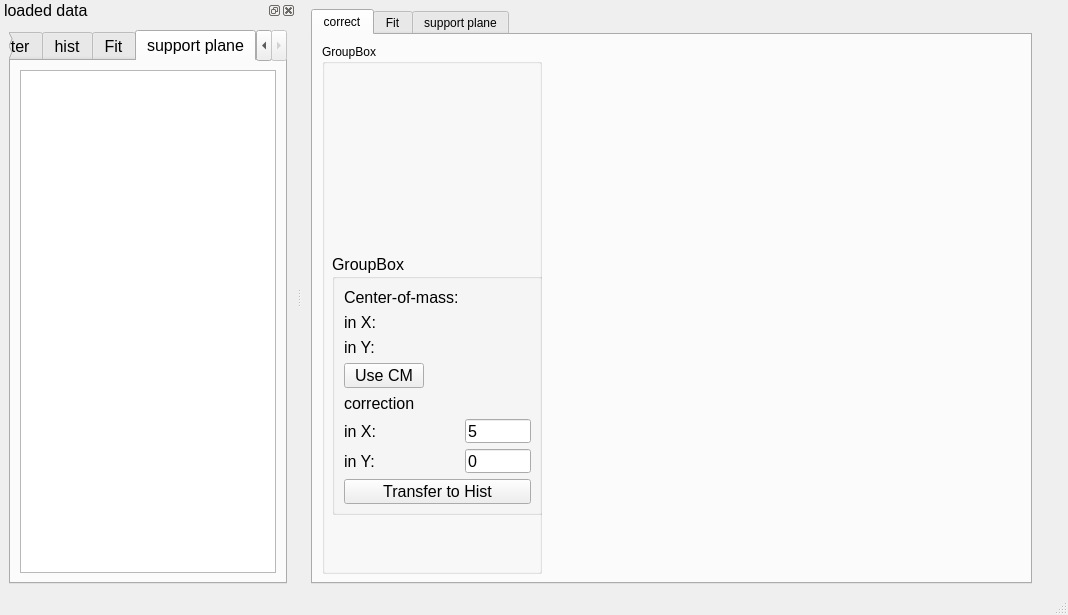
<?xml version="1.0" encoding="UTF-8"?>
<ui version="4.0">
 <class>MainWindow</class>
 <widget class="QMainWindow" name="MainWindow">
  <property name="geometry">
   <rect>
    <x>0</x>
    <y>0</y>
    <width>1068</width>
    <height>615</height>
   </rect>
  </property>
  <property name="windowTitle">
   <string>red robin - 1D MLE fitting</string>
  </property>
  <property name="windowIcon">
   <iconset resource="resources.qrc">
    <normaloff>:/icon/materials/1999roodborst30x30cm.jpg</normaloff>:/icon/materials/1999roodborst30x30cm.jpg</iconset>
  </property>
  <widget class="QWidget" name="centralwidget">
   <property name="sizePolicy">
    <sizepolicy hsizetype="Expanding" vsizetype="Expanding">
     <horstretch>0</horstretch>
     <verstretch>0</verstretch>
    </sizepolicy>
   </property>
   <widget class="QTabWidget" name="tabWidget">
    <property name="geometry">
     <rect>
      <x>9</x>
      <y>9</y>
      <width>721</width>
      <height>575</height>
     </rect>
    </property>
    <property name="currentIndex">
     <number>0</number>
    </property>
    <widget class="QWidget" name="correct_tab">
     <property name="sizePolicy">
      <sizepolicy hsizetype="Expanding" vsizetype="Expanding">
       <horstretch>0</horstretch>
       <verstretch>0</verstretch>
      </sizepolicy>
     </property>
     <attribute name="title">
      <string>correct</string>
     </attribute>
     <layout class="QGridLayout" name="gridLayout" columnstretch="100,200" columnminimumwidth="100,100">
      <item row="0" column="0">
       <widget class="QGroupBox" name="groupBox">
        <property name="sizePolicy">
         <sizepolicy hsizetype="Fixed" vsizetype="Preferred">
          <horstretch>0</horstretch>
          <verstretch>0</verstretch>
         </sizepolicy>
        </property>
        <property name="minimumSize">
         <size>
          <width>220</width>
          <height>530</height>
         </size>
        </property>
        <property name="title">
         <string>GroupBox</string>
        </property>
        <widget class="QLabel" name="label_2">
         <property name="geometry">
          <rect>
           <x>10</x>
           <y>20</y>
           <width>201</width>
           <height>181</height>
          </rect>
         </property>
         <property name="sizePolicy">
          <sizepolicy hsizetype="Fixed" vsizetype="Fixed">
           <horstretch>0</horstretch>
           <verstretch>0</verstretch>
          </sizepolicy>
         </property>
         <property name="text">
          <string/>
         </property>
         <property name="pixmap">
          <pixmap resource="resources.qrc">:/icon/materials/1999roodborst30x30cm.jpg</pixmap>
         </property>
         <property name="scaledContents">
          <bool>true</bool>
         </property>
        </widget>
        <widget class="QGroupBox" name="groupBox_2">
         <property name="geometry">
          <rect>
           <x>10</x>
           <y>210</y>
           <width>211</width>
           <height>261</height>
          </rect>
         </property>
         <property name="minimumSize">
          <size>
           <width>210</width>
           <height>260</height>
          </size>
         </property>
         <property name="font">
          <font>
           <pointsize>12</pointsize>
          </font>
         </property>
         <property name="title">
          <string>GroupBox</string>
         </property>
         <layout class="QFormLayout" name="formLayout">
          <item row="0" column="0">
           <widget class="QLabel" name="label">
            <property name="font">
             <font>
              <pointsize>12</pointsize>
             </font>
            </property>
            <property name="text">
             <string>Center-of-mass:</string>
            </property>
           </widget>
          </item>
          <item row="1" column="0">
           <widget class="QLabel" name="scCmx">
            <property name="text">
             <string>in X:</string>
            </property>
           </widget>
          </item>
          <item row="2" column="0">
           <widget class="QLabel" name="scCmy">
            <property name="text">
             <string>in Y:</string>
            </property>
           </widget>
          </item>
          <item row="3" column="0">
           <widget class="QPushButton" name="pushButton_2">
            <property name="sizePolicy">
             <sizepolicy hsizetype="Preferred" vsizetype="Preferred">
              <horstretch>0</horstretch>
              <verstretch>0</verstretch>
             </sizepolicy>
            </property>
            <property name="font">
             <font>
              <pointsize>12</pointsize>
             </font>
            </property>
            <property name="text">
             <string>Use CM</string>
            </property>
           </widget>
          </item>
          <item row="5" column="0">
           <widget class="QLabel" name="label_4">
            <property name="text">
             <string>correction</string>
            </property>
           </widget>
          </item>
          <item row="6" column="0">
           <widget class="QLabel" name="label_3">
            <property name="font">
             <font>
              <pointsize>12</pointsize>
             </font>
            </property>
            <property name="layoutDirection">
             <enum>Qt::LeftToRight</enum>
            </property>
            <property name="text">
             <string>in X:</string>
            </property>
            <property name="alignment">
             <set>Qt::AlignRight|Qt::AlignTrailing|Qt::AlignVCenter</set>
            </property>
           </widget>
          </item>
          <item row="6" column="1">
           <widget class="QLineEdit" name="shiftx">
            <property name="font">
             <font>
              <pointsize>12</pointsize>
             </font>
            </property>
            <property name="text">
             <string>5</string>
            </property>
           </widget>
          </item>
          <item row="7" column="0">
           <widget class="QLabel" name="label_5">
            <property name="text">
             <string>in Y:</string>
            </property>
           </widget>
          </item>
          <item row="7" column="1">
           <widget class="QLineEdit" name="shifty">
            <property name="text">
             <string>0</string>
            </property>
           </widget>
          </item>
          <item row="8" column="0" colspan="2">
           <widget class="QPushButton" name="pushButton">
            <property name="text">
             <string>Transfer to Hist</string>
            </property>
           </widget>
          </item>
         </layout>
        </widget>
       </widget>
      </item>
      <item row="0" column="1">
       <widget class="PlotWidget" name="scatterWidget" native="true">
        <property name="sizePolicy">
         <sizepolicy hsizetype="Preferred" vsizetype="Preferred">
          <horstretch>0</horstretch>
          <verstretch>0</verstretch>
         </sizepolicy>
        </property>
       </widget>
      </item>
     </layout>
    </widget>
    <widget class="QWidget" name="tab_fit">
     <property name="sizePolicy">
      <sizepolicy hsizetype="Expanding" vsizetype="Expanding">
       <horstretch>0</horstretch>
       <verstretch>0</verstretch>
      </sizepolicy>
     </property>
     <attribute name="title">
      <string>Fit</string>
     </attribute>
    </widget>
    <widget class="QWidget" name="tab_supportplane">
     <property name="sizePolicy">
      <sizepolicy hsizetype="Expanding" vsizetype="Expanding">
       <horstretch>0</horstretch>
       <verstretch>0</verstretch>
      </sizepolicy>
     </property>
     <attribute name="title">
      <string>support plane</string>
     </attribute>
    </widget>
   </widget>
  </widget>
  <widget class="QMenuBar" name="menubar">
   <property name="geometry">
    <rect>
     <x>0</x>
     <y>0</y>
     <width>1068</width>
     <height>21</height>
    </rect>
   </property>
  </widget>
  <widget class="QStatusBar" name="statusbar"/>
  <widget class="QDockWidget" name="dockWidget">
   <property name="font">
    <font>
     <pointsize>12</pointsize>
    </font>
   </property>
   <property name="windowTitle">
    <string>loaded data</string>
   </property>
   <attribute name="dockWidgetArea">
    <number>1</number>
   </attribute>
   <widget class="QWidget" name="dockWidgetContents">
    <layout class="QVBoxLayout" name="verticalLayout_2">
     <item>
      <widget class="QTabWidget" name="tabWidget_2">
       <property name="sizePolicy">
        <sizepolicy hsizetype="Expanding" vsizetype="Expanding">
         <horstretch>0</horstretch>
         <verstretch>0</verstretch>
        </sizepolicy>
       </property>
       <property name="currentIndex">
        <number>3</number>
       </property>
       <widget class="QWidget" name="tab">
        <attribute name="title">
         <string>scatter</string>
        </attribute>
        <layout class="QGridLayout" name="gridLayout_3">
         <item row="0" column="0">
          <widget class="dataListWidget" name="scatterdatas">
           <property name="sizePolicy">
            <sizepolicy hsizetype="Preferred" vsizetype="Preferred">
             <horstretch>0</horstretch>
             <verstretch>0</verstretch>
            </sizepolicy>
           </property>
           <property name="acceptDrops">
            <bool>true</bool>
           </property>
          </widget>
         </item>
        </layout>
       </widget>
       <widget class="QWidget" name="tab_2">
        <attribute name="title">
         <string>hist</string>
        </attribute>
        <layout class="QVBoxLayout" name="verticalLayout">
         <item>
          <widget class="dataListWidget" name="histograms">
           <property name="focusPolicy">
            <enum>Qt::StrongFocus</enum>
           </property>
          </widget>
         </item>
        </layout>
       </widget>
       <widget class="QWidget" name="tab_3">
        <attribute name="title">
         <string>Fit</string>
        </attribute>
        <layout class="QVBoxLayout" name="verticalLayout_3">
         <item>
          <widget class="dataListWidget" name="fits"/>
         </item>
        </layout>
       </widget>
       <widget class="QWidget" name="tab_4">
        <attribute name="title">
         <string>support plane</string>
        </attribute>
        <layout class="QVBoxLayout" name="verticalLayout_4">
         <item>
          <widget class="dataListWidget" name="supportPlanes"/>
         </item>
        </layout>
       </widget>
      </widget>
     </item>
    </layout>
   </widget>
  </widget>
 </widget>
 <customwidgets>
  <customwidget>
   <class>PlotWidget</class>
   <extends>QWidget</extends>
   <header>pyqtgraph</header>
   <container>1</container>
  </customwidget>
  <customwidget>
   <class>dataListWidget</class>
   <extends>QListWidget</extends>
   <header>bindings</header>
  </customwidget>
 </customwidgets>
 <resources>
  <include location="resources.qrc"/>
 </resources>
 <connections/>
</ui>
